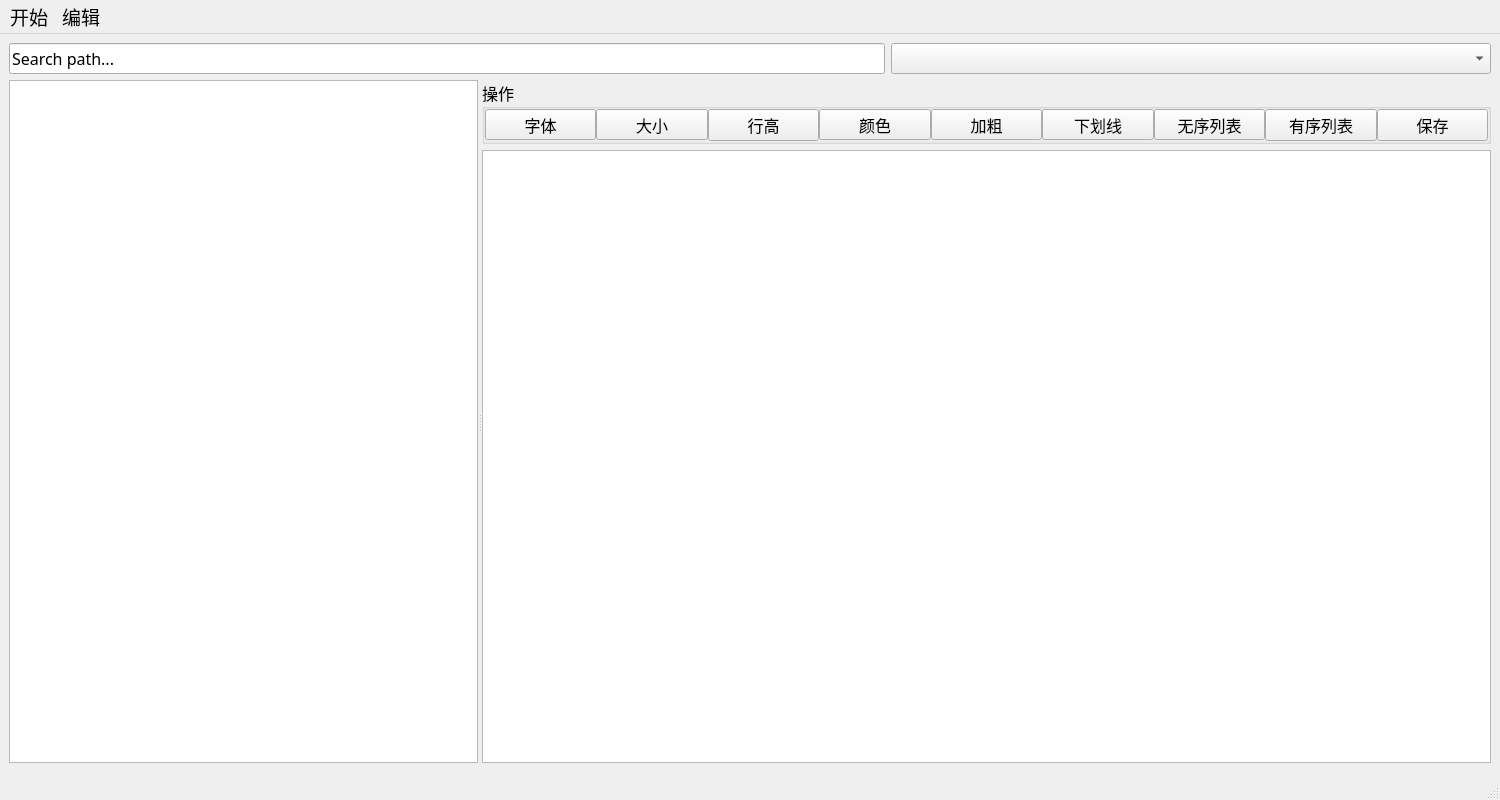
<?xml version="1.0" encoding="UTF-8"?>
<ui version="4.0">
 <class>MainWindow</class>
 <widget class="QMainWindow" name="MainWindow">
  <property name="geometry">
   <rect>
    <x>0</x>
    <y>0</y>
    <width>1500</width>
    <height>800</height>
   </rect>
  </property>
  <property name="font">
   <font>
    <family>Adobe 宋体 Std L</family>
    <pointsize>12</pointsize>
   </font>
  </property>
  <property name="windowTitle">
   <string>MainWindow</string>
  </property>
  <widget class="QWidget" name="centralwidget">
   <layout class="QGridLayout" name="gridLayout">
    <item row="0" column="0">
     <widget class="QLineEdit" name="searchLine">
      <property name="text">
       <string>Search path...</string>
      </property>
     </widget>
    </item>
    <item row="0" column="1">
     <widget class="QComboBox" name="searchBox">
      <property name="minimumSize">
       <size>
        <width>600</width>
        <height>0</height>
       </size>
      </property>
     </widget>
    </item>
    <item row="1" column="0" colspan="2">
     <widget class="QSplitter" name="splitter">
      <property name="orientation">
       <enum>Qt::Horizontal</enum>
      </property>
      <widget class="QTreeView" name="noteTree">
       <property name="sizePolicy">
        <sizepolicy hsizetype="Fixed" vsizetype="Expanding">
         <horstretch>0</horstretch>
         <verstretch>0</verstretch>
        </sizepolicy>
       </property>
       <property name="font">
        <font>
         <pointsize>13</pointsize>
        </font>
       </property>
      </widget>
      <widget class="QWidget" name="layoutWidget">
       <layout class="QVBoxLayout" name="verticalLayout">
        <item>
         <widget class="QGroupBox" name="groupBox">
          <property name="maximumSize">
           <size>
            <width>16777215</width>
            <height>70</height>
           </size>
          </property>
          <property name="title">
           <string>操作</string>
          </property>
          <layout class="QHBoxLayout" name="horizontalLayout">
           <property name="spacing">
            <number>0</number>
           </property>
           <property name="leftMargin">
            <number>0</number>
           </property>
           <property name="topMargin">
            <number>0</number>
           </property>
           <property name="rightMargin">
            <number>0</number>
           </property>
           <property name="bottomMargin">
            <number>0</number>
           </property>
           <item>
            <widget class="QToolButton" name="tbnFont">
             <property name="sizePolicy">
              <sizepolicy hsizetype="Preferred" vsizetype="Fixed">
               <horstretch>0</horstretch>
               <verstretch>0</verstretch>
              </sizepolicy>
             </property>
             <property name="text">
              <string>字体</string>
             </property>
            </widget>
           </item>
           <item>
            <widget class="QToolButton" name="tbnSize">
             <property name="sizePolicy">
              <sizepolicy hsizetype="Preferred" vsizetype="Fixed">
               <horstretch>0</horstretch>
               <verstretch>0</verstretch>
              </sizepolicy>
             </property>
             <property name="text">
              <string>大小</string>
             </property>
            </widget>
           </item>
           <item>
            <widget class="QToolButton" name="tbnLineHeight">
             <property name="sizePolicy">
              <sizepolicy hsizetype="Preferred" vsizetype="Preferred">
               <horstretch>0</horstretch>
               <verstretch>0</verstretch>
              </sizepolicy>
             </property>
             <property name="text">
              <string>行高</string>
             </property>
            </widget>
           </item>
           <item>
            <widget class="QToolButton" name="tbnColor">
             <property name="sizePolicy">
              <sizepolicy hsizetype="Preferred" vsizetype="Fixed">
               <horstretch>0</horstretch>
               <verstretch>0</verstretch>
              </sizepolicy>
             </property>
             <property name="text">
              <string>颜色</string>
             </property>
            </widget>
           </item>
           <item>
            <widget class="QToolButton" name="tbnHeavy">
             <property name="sizePolicy">
              <sizepolicy hsizetype="Preferred" vsizetype="Fixed">
               <horstretch>0</horstretch>
               <verstretch>0</verstretch>
              </sizepolicy>
             </property>
             <property name="text">
              <string>加粗</string>
             </property>
            </widget>
           </item>
           <item>
            <widget class="QToolButton" name="tbnUnderline">
             <property name="sizePolicy">
              <sizepolicy hsizetype="Preferred" vsizetype="Fixed">
               <horstretch>0</horstretch>
               <verstretch>0</verstretch>
              </sizepolicy>
             </property>
             <property name="text">
              <string>下划线</string>
             </property>
            </widget>
           </item>
           <item>
            <widget class="QToolButton" name="tbnList">
             <property name="sizePolicy">
              <sizepolicy hsizetype="Preferred" vsizetype="Fixed">
               <horstretch>0</horstretch>
               <verstretch>0</verstretch>
              </sizepolicy>
             </property>
             <property name="text">
              <string>无序列表</string>
             </property>
            </widget>
           </item>
           <item>
            <widget class="QPushButton" name="ptnList">
             <property name="text">
              <string>有序列表</string>
             </property>
            </widget>
           </item>
           <item>
            <widget class="QPushButton" name="pushButton">
             <property name="text">
              <string>保存</string>
             </property>
            </widget>
           </item>
          </layout>
         </widget>
        </item>
        <item>
         <widget class="QTextEdit" name="noteEdit"/>
        </item>
       </layout>
      </widget>
     </widget>
    </item>
   </layout>
  </widget>
  <widget class="QMenuBar" name="menubar">
   <property name="geometry">
    <rect>
     <x>0</x>
     <y>0</y>
     <width>1500</width>
     <height>33</height>
    </rect>
   </property>
   <property name="font">
    <font>
     <family>Adobe 宋体 Std L</family>
     <pointsize>14</pointsize>
    </font>
   </property>
   <widget class="QMenu" name="menu">
    <property name="font">
     <font>
      <pointsize>14</pointsize>
     </font>
    </property>
    <property name="title">
     <string>开始</string>
    </property>
    <addaction name="actionModelSelect"/>
    <addaction name="actionCreateBank"/>
    <addaction name="actionOpenBank"/>
    <addaction name="actionSave"/>
    <addaction name="action_6"/>
    <addaction name="actionTest"/>
    <addaction name="actionCheck"/>
    <addaction name="separator"/>
    <addaction name="actionDownload"/>
   </widget>
   <widget class="QMenu" name="menu_2">
    <property name="title">
     <string>编辑</string>
    </property>
    <addaction name="action"/>
    <addaction name="actionDeleteGroup"/>
    <addaction name="actionRenameGroup"/>
    <addaction name="separator"/>
    <addaction name="actionCreateNote"/>
    <addaction name="actionDeleteNote"/>
    <addaction name="actionRenameNote"/>
    <addaction name="actionOpenNote"/>
    <addaction name="actionSaveNote"/>
    <addaction name="separator"/>
    <addaction name="actionCreateLabel"/>
    <addaction name="actionRenameLabel"/>
    <addaction name="actionAddLabel"/>
    <addaction name="actionDeleteLabel"/>
   </widget>
   <addaction name="menu"/>
   <addaction name="menu_2"/>
  </widget>
  <widget class="QStatusBar" name="statusbar"/>
  <action name="actionModelSelect">
   <property name="text">
    <string>模式选择</string>
   </property>
   <property name="font">
    <font>
     <family>Microsoft YaHei</family>
     <pointsize>12</pointsize>
     <weight>75</weight>
     <bold>true</bold>
    </font>
   </property>
  </action>
  <action name="actionCreateBank">
   <property name="text">
    <string>新建笔记库</string>
   </property>
   <property name="font">
    <font>
     <pointsize>12</pointsize>
     <weight>75</weight>
     <bold>true</bold>
    </font>
   </property>
  </action>
  <action name="actionOpenBank">
   <property name="text">
    <string>打开笔记库</string>
   </property>
   <property name="font">
    <font>
     <pointsize>12</pointsize>
     <weight>75</weight>
     <bold>true</bold>
    </font>
   </property>
  </action>
  <action name="actionSave">
   <property name="text">
    <string>保存</string>
   </property>
   <property name="font">
    <font>
     <pointsize>12</pointsize>
     <weight>75</weight>
     <bold>true</bold>
    </font>
   </property>
  </action>
  <action name="action_6">
   <property name="text">
    <string>退出</string>
   </property>
   <property name="font">
    <font>
     <pointsize>12</pointsize>
     <weight>75</weight>
     <bold>true</bold>
    </font>
   </property>
  </action>
  <action name="actionTest">
   <property name="text">
    <string>Test</string>
   </property>
  </action>
  <action name="actionCheck">
   <property name="text">
    <string>Check</string>
   </property>
  </action>
  <action name="action">
   <property name="text">
    <string>新建分组</string>
   </property>
   <property name="font">
    <font>
     <pointsize>12</pointsize>
    </font>
   </property>
  </action>
  <action name="actionDeleteGroup">
   <property name="text">
    <string>删除分组</string>
   </property>
   <property name="font">
    <font>
     <pointsize>12</pointsize>
    </font>
   </property>
  </action>
  <action name="actionRenameGroup">
   <property name="text">
    <string>修改分组</string>
   </property>
   <property name="font">
    <font>
     <pointsize>12</pointsize>
    </font>
   </property>
  </action>
  <action name="actionCreateNote">
   <property name="text">
    <string>新建笔记</string>
   </property>
   <property name="font">
    <font>
     <pointsize>12</pointsize>
    </font>
   </property>
  </action>
  <action name="actionDeleteNote">
   <property name="text">
    <string>删除笔记</string>
   </property>
   <property name="font">
    <font>
     <pointsize>12</pointsize>
    </font>
   </property>
  </action>
  <action name="actionRenameNote">
   <property name="text">
    <string>重命名笔记</string>
   </property>
   <property name="font">
    <font>
     <pointsize>12</pointsize>
    </font>
   </property>
  </action>
  <action name="actionCreateLabel">
   <property name="text">
    <string>新建标签</string>
   </property>
   <property name="font">
    <font>
     <pointsize>12</pointsize>
    </font>
   </property>
  </action>
  <action name="actionRenameLabel">
   <property name="text">
    <string>重命名标签</string>
   </property>
   <property name="font">
    <font>
     <pointsize>12</pointsize>
    </font>
   </property>
  </action>
  <action name="actionAddLabel">
   <property name="text">
    <string>添加标签</string>
   </property>
   <property name="font">
    <font>
     <pointsize>12</pointsize>
    </font>
   </property>
  </action>
  <action name="actionDeleteLabel">
   <property name="text">
    <string>删除标签</string>
   </property>
   <property name="font">
    <font>
     <pointsize>12</pointsize>
    </font>
   </property>
  </action>
  <action name="actionOpenNote">
   <property name="text">
    <string>打开笔记</string>
   </property>
   <property name="font">
    <font>
     <pointsize>12</pointsize>
    </font>
   </property>
  </action>
  <action name="actionSaveNote">
   <property name="text">
    <string>保存笔记</string>
   </property>
   <property name="font">
    <font>
     <pointsize>12</pointsize>
    </font>
   </property>
   <property name="shortcut">
    <string>Ctrl+S</string>
   </property>
  </action>
  <action name="actionDownload">
   <property name="text">
    <string>串口下载</string>
   </property>
  </action>
 </widget>
 <resources/>
 <connections/>
</ui>
